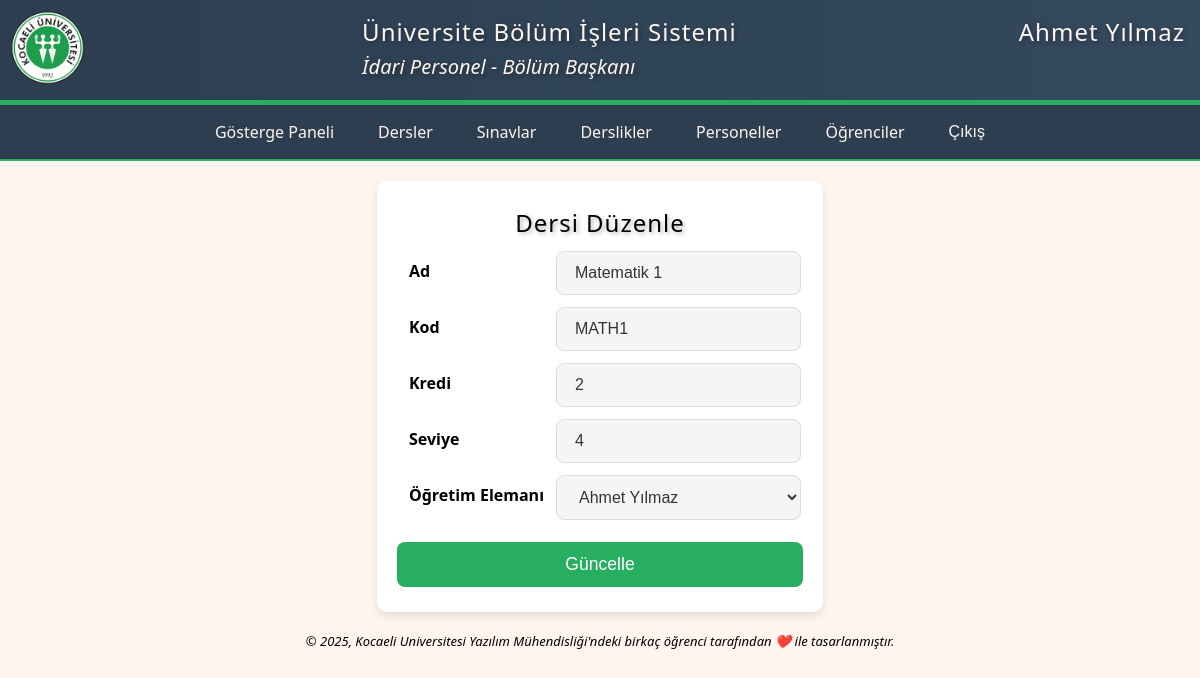
The app's page /lessons/1/edit/ (signed in), older data.
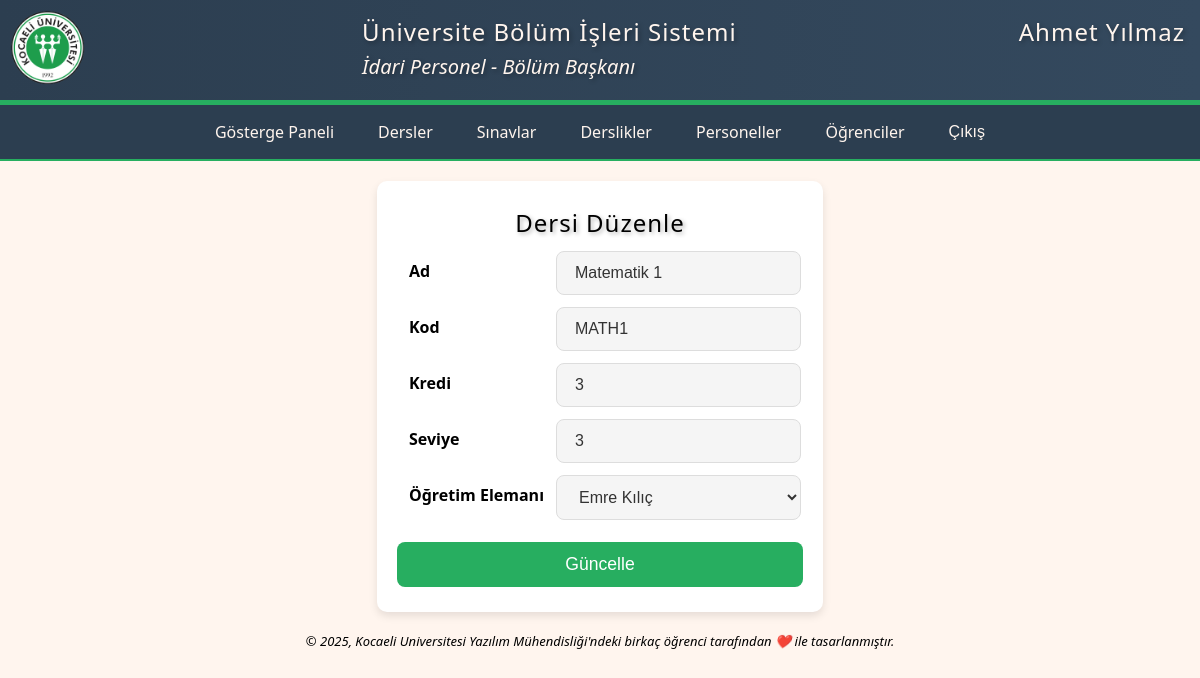
The same page, newer data.
### lessons/models.py (models this page shows, shortened)
class Course(models.Model):
    course_name = models.CharField(max_length=100, verbose_name='Ders Adı')
    course_code = models.CharField(max_length=20, unique=True, verbose_name='Ders Kodu')
    course_credit = models.PositiveIntegerField(verbose_name='Ders Kredisi')
    course_level = models.PositiveIntegerField(verbose_name='Ders Seviyesi')
    course_instructor = models.ForeignKey(
        CustomUser,
        on_delete=models.SET_NULL,
        null=True,
        blank=True,
        limit_choices_to={
            'role__title__in': ['Bölüm Başkanı', 'Öğretim Elemanı']
        },
        verbose_name='Öğretim Elemanı'
    )
    course_students = models.ManyToManyField(
        Student,
        through='CourseStudent',
        related_name='courses',
        blank=True,
        verbose_name='Öğrenciler'
    )
    class Meta:
        verbose_name = 'ders'
        verbose_name_plural = 'dersler'

### lessons/views.py (the view, shortened to what this page needs)
# urls.py: path('<int:pk>/edit/', CourseUpdateView.as_view(), name='course_edit'),
class CourseUpdateView(AuthorizationRequiredMixin, UpdateView):
    model = Course
    template_name = 'course_edit.html'
    context_object_name = 'course'
    form_class = CourseForm

### lessons/forms.py
class CourseForm(forms.ModelForm):
    class Meta:
        model = Course
        fields = ['course_name', 'course_code', 'course_credit', 'course_level', 'course_instructor']
        labels = {
            'course_name': 'Ad',
            'course_code': 'Kod',
            'course_credit': 'Kredi',
            'course_level': 'Seviye',
            'course_instructor': 'Öğretim Elemanı',
        }

### accounts/models.py (called while the page is built)
    def __str__(self):
        return f'{self.first_name} {self.last_name}'

### accounts/views.py (called while the page is built)
    def test_func(self):
        user = self.request.user
        return (
            user.is_authenticated and
            hasattr(user, 'role') and
            user.role and
            user.role.title in ['Bölüm Başkanı', 'Bölüm Sekreteri']
        )

### pages/templates/course_edit.html (shortened to what this page needs)
{% extends 'base.html' %}
{% load static %}
    {% block css %}<link rel="stylesheet" href="{% static 'css/edit.css' %}" type="text/css">{% endblock %}
    {% block article %}
        <article>
            <div class="content">
                <h2>Dersi Düzenle</h2>
                <form action="" method="post">{% csrf_token %}
                    <table>
                        {% for field in form %}
                            <tr>
                                <td><label for="{{ field.id_for_label }}">{{ field.label }}</label></td>
                                <td>{{ field }}</td>
                            </tr>
                        {% endfor %}
                    </table>
                    <input type="submit" value="Güncelle">
                </form>
            </div>
        </article>
    {% endblock %}

Row changes from the older to the newer data that the page shows:
changed Course "Matematik 1": course_credit "2" → "3"; course_level "4" → "3"; course_instructor "Ahmet Yılmaz" → "Emre Kılıç"
